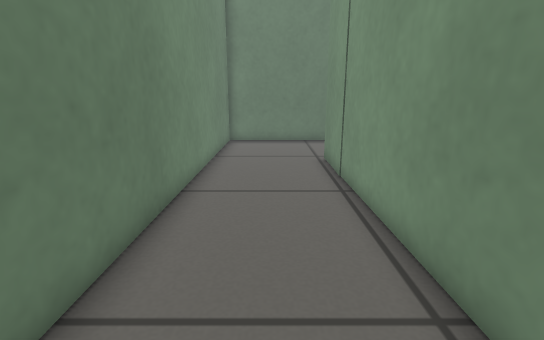
View 1 (above)

16 first-person views from a walk through a robot-simulator world made for Gazebo. The camera is 0.13 m above the floor, tilts 14° down and sees 85° across. The floor is counted in squares, 0.05 m on a side. Each view is taken from the middle of a square. On the plan, view 1 faces up. The plan holds only what a view shows up to about 20 squares ahead; the rest is blank. The place goes on beyond the plan.

View 2
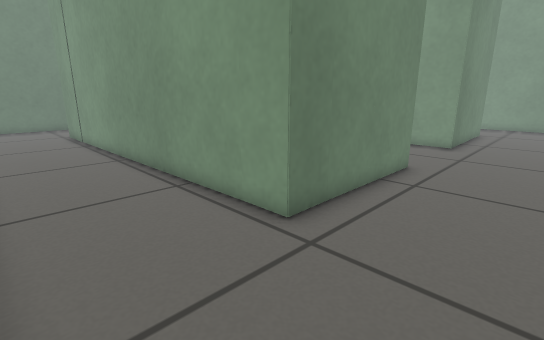

View 3
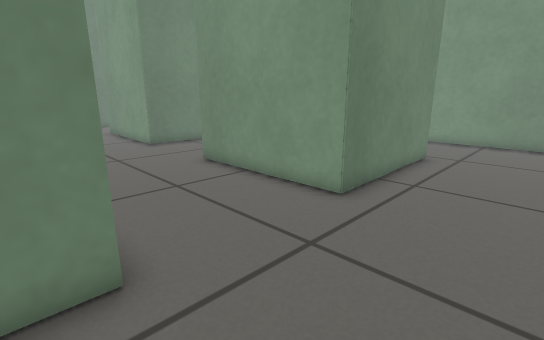

View 4
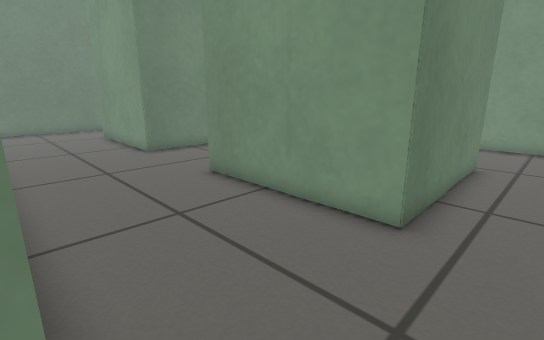

View 5
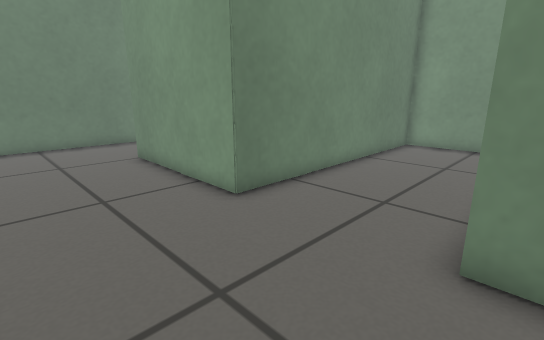

View 6
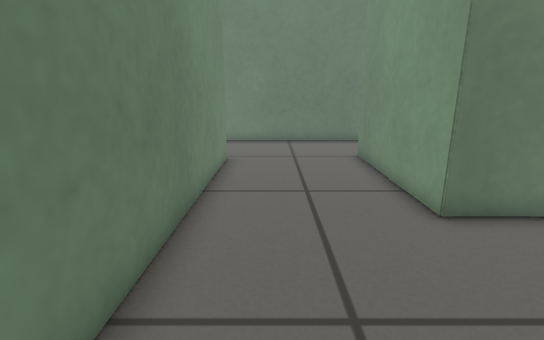

View 7
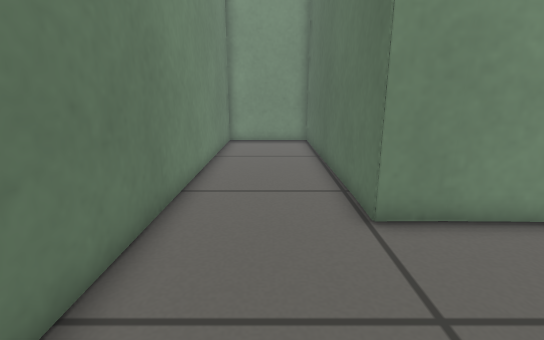

View 8
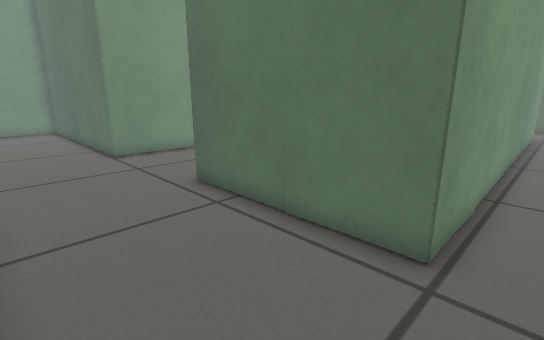

View 9
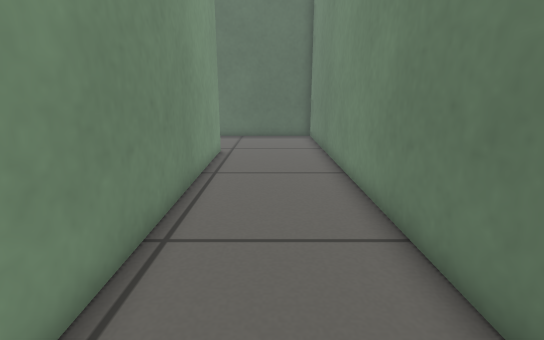

View 10
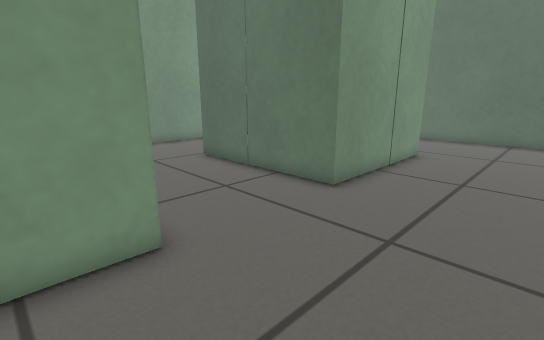

View 11
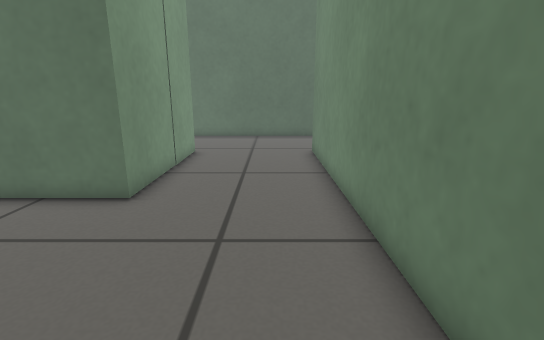

View 12
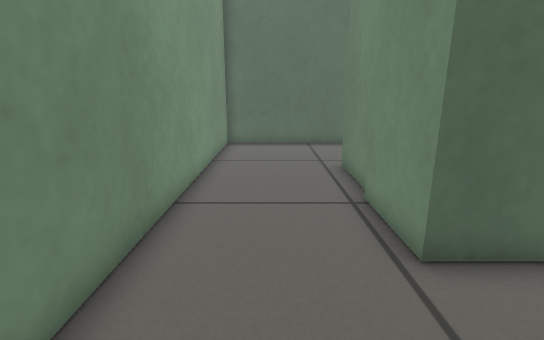

View 13
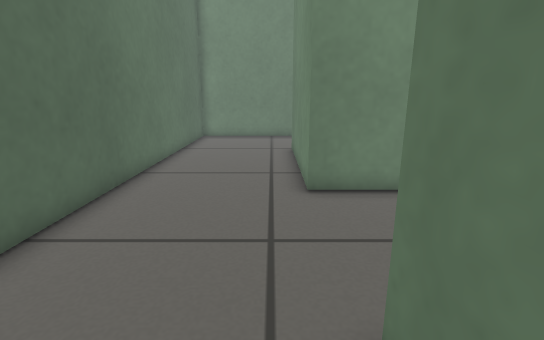

View 14
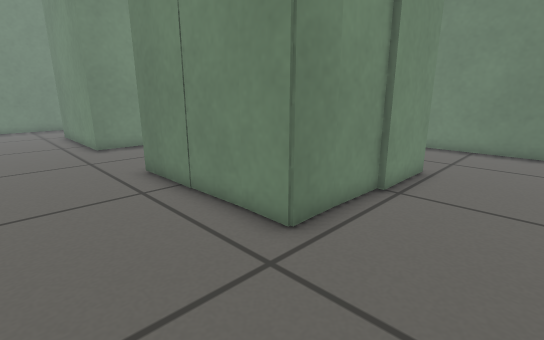

View 15
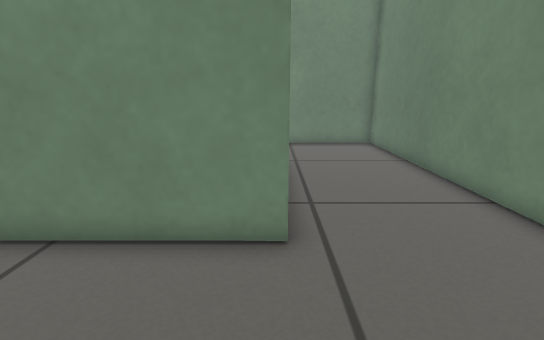

View 16
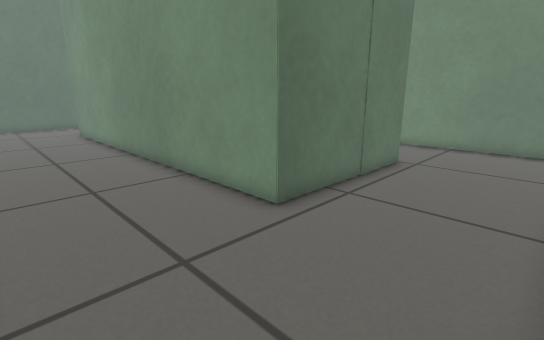

### Floor plan
Points are (right, up) in squares from view 1. A wall is a line through its corners. A room is listed if a view was taken in it or the views show most of it. See-through windows are left out.
Room 1 (views 1, 2, 3, 4, 5, 6, 7, 8, 9, 10, 11, 12, 13, 14, 15, 16)
walls: (9.1, -6.1) (2.5, -6.2) (2.2, 12.4) (9.1, 12.3) (9.1, -6.1); (21.4, -2.1) (21.3, -5.8) (14.7, -5.9) (14.7, 0.8) (21.6, 0.8) (21.6, -2.2); (20, -11.5) (26.5, -11.5) (26.4, 6.1) (14.7, 6) (14.7, 12.8) (26.5, 12.9) (26.5, 17.5) (-2.5, 17.5) (-2.5, -11.5) (16.1, -11.5)

Where each view was taken, in squares from view 1:
view 1: 0 up, 0 right, facing up
view 2: 10 down, 2 left, facing up-right
view 3: 10 down, 8 right, facing up-right
view 4: 8 down, 9 right, facing up-right
view 5: 0 up, 10 right, facing up-right
view 6: 0 up, 11 right, facing up
view 7: 15 up, 9 right, facing right
view 8: 17 up, 1 right, facing down-right
view 9: 8 up, 0 right, facing down
view 10: 8 up, 10 right, facing down-right
view 11: 8 up, 11 right, facing down
view 12: 5 up, 24 right, facing down
view 13: 7 down, 17 right, facing left
view 14: 10 down, 25 right, facing up-left
view 15: 12 up, 14 right, facing left
view 16: 17 up, 14 right, facing down-left
